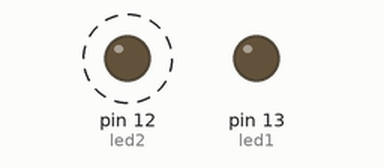
Bench run of a sketch on a simulated Arduino Uno, built with avr-gcc and run on an emulated ATmega328P. Parts: output pins drawn as LEDs (lit = HIGH). Dashed ring = blinking.

Above: at 0.2 s.
At 7.7 s:
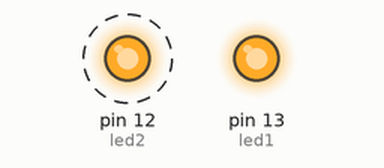
Timing chart, 0 to 9.2 s (numbered marks = the images above):
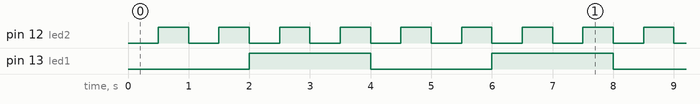

The sketch:

blink_without_delay.ino
```cpp
int led1= 13;
int led2 = 12;
const unsigned long blink_interval1= 2000;
const unsigned long blink_interval2= 500;


void setup() {
  pinMode(led1, OUTPUT);
  pinMode(led2, OUTPUT);

  // put your setup code here, to run once:

}

void loop() {
  // put your main code here, to run repeatedly:
task_led1();
task_led2();
}


void task_led1()

{
  static unsigned long previousMillisLed1 = 0;
  static byte stateled1= LOW;
  unsigned long currentMillis = millis();

  if(currentMillis - previousMillisLed1 >= blink_interval1)

   {
   previousMillisLed1 =  currentMillis;
    stateled1 = ! stateled1;
    digitalWrite(led1, stateled1);
    }

  }

  void task_led2()

{
  static unsigned long previousMillisLed2 = 0;
  static byte stateled2= LOW;
  unsigned long currentMillis = millis();

  if(currentMillis - previousMillisLed2 >= blink_interval2)

   {
   previousMillisLed2 =  currentMillis;
    stateled2 = ! stateled2;
    digitalWrite(led2, stateled2);
    }

  }
```

Measured:
- by itself, pin 12 (led2): alternates HIGH for 0.50 s and LOW for 0.50 s
- by itself, pin 13 (led1): alternates HIGH for 2.0 s and LOW for 2.0 s
